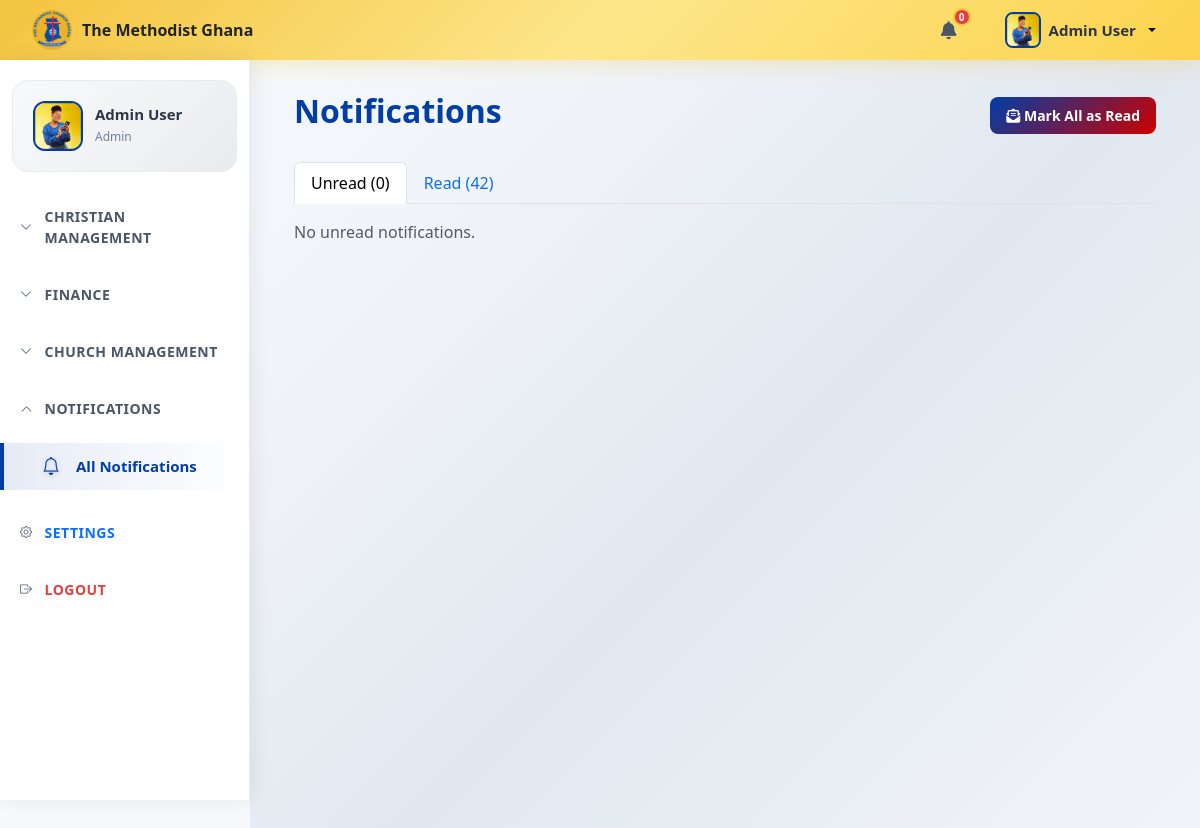
Before: /app/views/notification.php (signed in) with the older database file.
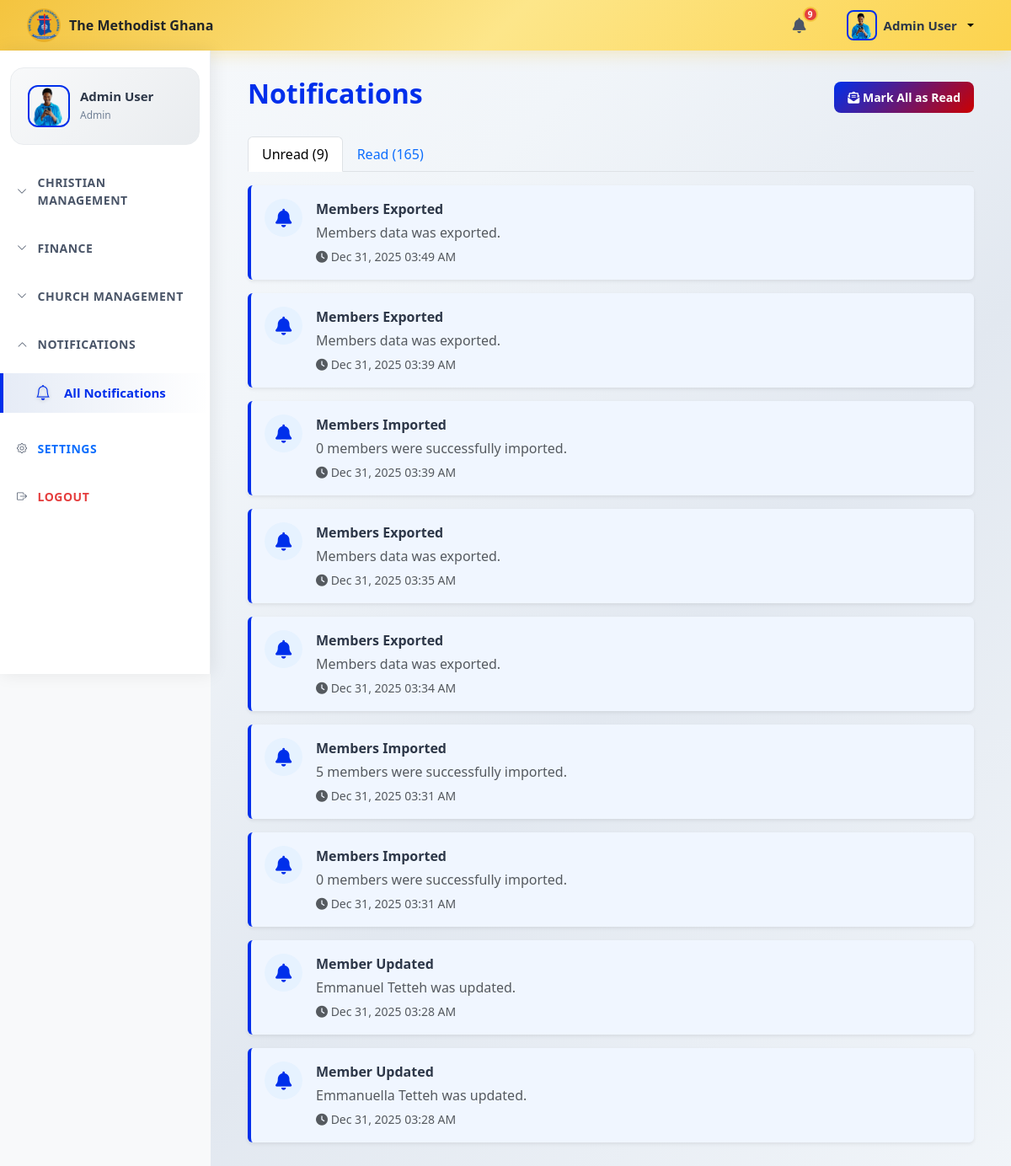
After: the same page with the newer database file.
### tables this page shows
CREATE TABLE `settings` (
  `id` int(11) NOT NULL,
  `setting_key` varchar(100) NOT NULL,
  `setting_value` longtext DEFAULT NULL,
  `description` text DEFAULT NULL,
  `created_at` timestamp NOT NULL DEFAULT current_timestamp(),
  `updated_at` timestamp NOT NULL DEFAULT current_timestamp() ON UPDATE current_timestamp()
);

CREATE TABLE `users` (
  `id` int(11) NOT NULL,
  `email` varchar(255) NOT NULL,
  `password` varchar(255) NOT NULL,
  `first_name` varchar(100) NOT NULL,
  `last_name` varchar(100) NOT NULL,
  `role_id` int(11) NOT NULL,
  `phone` varchar(20) DEFAULT NULL,
  `profile_photo` varchar(255) DEFAULT NULL,
  `is_active` tinyint(1) DEFAULT 1,
  `created_at` timestamp NOT NULL DEFAULT current_timestamp(),
  `updated_at` timestamp NOT NULL DEFAULT current_timestamp() ON UPDATE current_timestamp()
);

CREATE TABLE `notifications` (
  `id` int(11) NOT NULL,
  `user_id` int(11) NOT NULL,
  `title` varchar(255) NOT NULL,
  `message` text NOT NULL,
  `category` enum('general','finance','members','attendance','events','system') DEFAULT 'general',
  `link` varchar(255) DEFAULT NULL,
  `is_read` tinyint(1) DEFAULT 0,
  `created_at` timestamp NOT NULL DEFAULT current_timestamp(),
  `updated_at` timestamp NOT NULL DEFAULT current_timestamp() ON UPDATE current_timestamp(),
  `deleted_at` timestamp NULL DEFAULT NULL
);

### config/database.php (called while the page is built, shortened)
<?php
class Database {
    private $host = 'localhost';
    private $db_name = 'church_management_system';
    private $user = 'root';
    private $password = '';
    private $pdo;
    private static $instance = null;
    public static function getInstance() {
        if (self::$instance === null) {
            self::$instance = new self();
        }
        return self::$instance;
    }
    public function connect() {
        try {
            $dsn = 'mysql:host=' . $this->host . ';dbname=' . $this->db_name;
            $this->pdo = new PDO($dsn, $this->user, $this->password);
            $this->pdo->setAttribute(PDO::ATTR_ERRMODE, PDO::ERRMODE_EXCEPTION);
            $this->pdo->setAttribute(PDO::ATTR_DEFAULT_FETCH_MODE, PDO::FETCH_ASSOC);
        } catch (PDOException $e) {
            die('Connection Error: ' . $e->getMessage());
        }
    }
    public function query($sql, $params = []) {
        try {
            $stmt = $this->pdo->prepare($sql);
            $stmt->execute($params);
            return $stmt;
        } catch (PDOException $e) {
            die('Query Error: ' . $e->getMessage());
        }
    }
    public function fetch($sql, $params = []) {
        return $this->query($sql, $params)->fetch();
    }
    public function fetchAll($sql, $params = []) {
        return $this->query($sql, $params)->fetchAll();
    }
}
?>

### app/views/notification.php (the view, shortened to what this page needs)
<?php
$activePage = 'notifications';
require_once __DIR__ . '/../../config/database.php';
$db = Database::getInstance();
$user_id = $_SESSION['user_id'];
$unread = $db->fetchAll("SELECT * FROM notifications WHERE user_id = ? AND is_read = 0 ORDER BY created_at DESC", [$user_id]);
$read   = $db->fetchAll("SELECT * FROM notifications WHERE user_id = ? AND is_read = 1 ORDER BY created_at DESC", [$user_id]);
?>
<?php include 'header.php'; ?>
<div class="main-content">
    <?php include 'sidebar.php'; ?>
    <div class="container-fluid">
        <div class="d-flex justify-content-between align-items-center mb-4">
            <h2 class="fw-bold" style="color: var(--primary-color);">Notifications</h2>
            <button class="btn btn-primary btn-sm" id="markAllRead">
                <i class="fas fa-envelope-open-text"></i> Mark All as Read
            </button>
        </div>
        <ul class="nav nav-tabs mb-3">
            <li class="nav-item">
                <button class="nav-link active" data-bs-toggle="tab" data-bs-target="#unreadTab">
                    Unread (<?php echo count($unread); ?>)
                </button>
            </li>
            <li class="nav-item">
                <button class="nav-link" data-bs-toggle="tab" data-bs-target="#readTab">
                    Read (<?php echo count($read); ?>)
                </button>
            </li>
        </ul>
        <div class="tab-content">
            <div class="tab-pane fade show active" id="unreadTab">
                <?php if (empty($unread)): ?>
                    <p class="text-muted">No unread notifications.</p>
                <?php endif; ?>
                <?php foreach ($unread as $n): ?>
                    <div class="notification-card unread mb-3 p-3 rounded shadow-sm"
                         onclick="markRead(<?php echo $n['id']; ?>, this)">
                        <div class="d-flex">
                            <div class="notif-icon me-3">
                                <i class="fas fa-bell"></i>
                            </div>
                            <div>
                                <p class="fw-bold mb-1"><?php echo htmlspecialchars($n['title']); ?></p>
                                <p class="text-muted mb-1"><?php echo htmlspecialchars($n['message']); ?></p>
                                <small class="text-muted">
                                    <i class="fas fa-clock"></i>
                                    <?php echo date("M d, Y h:i A", strtotime($n['created_at'])); ?>
                                </small>
                            </div>
                        </div>
                    </div>
                <?php endforeach; ?>
            </div>
        </div>
    </div>
</div>

### app/views/header.php (shortened to what this page needs)
<?php
require_once __DIR__ . '/../../config/database.php';
$pdo = Database::getInstance()->getConnection();
$userId = $_SESSION['user_id'] ?? null;
$user = null;
if($userId) {
    $stmt = $pdo->prepare("SELECT first_name, last_name, profile_photo FROM users WHERE id = :id");
    $stmt->execute([':id' => $userId]);
    $user = $stmt->fetch(PDO::FETCH_ASSOC);
}
$db = Database::getInstance();
$settings = $db->fetchAll("SELECT * FROM settings");
$church_name = 'The Methodist Church Ghana';
foreach ($settings as $setting) {
    if ($setting['setting_key'] === 'church_name') $church_name = $setting['setting_value'];
}
?>
<!DOCTYPE html>
<html lang="en">
<head>
    <link href="https://cdn.jsdelivr.net/npm/bootstrap@5.3.2/dist/css/bootstrap.min.css" rel="stylesheet">
    <link rel="stylesheet" href="https://cdn.jsdelivr.net/npm/bootstrap-icons@1.11.0/font/bootstrap-icons.css">
    <link rel="stylesheet" href="https://cdnjs.cloudflare.com/ajax/libs/font-awesome/6.4.0/css/all.min.css">
    <link rel="stylesheet" href="<?php echo BASE_URL;?>/assets/css/style.css?v=<?php echo time(); ?>">
</head>
<body>
<?php
include __DIR__ . '/navbar.php';
?>

### app/views/navbar.php (shortened to what this page needs)
<?php
require_once __DIR__ . '/../../config/database.php';
$user_id = $_SESSION['user_id'];
$unread_count = $db->fetch("SELECT COUNT(*) FROM notifications WHERE user_id = ? AND is_read = 0", [$user_id]);
?>
    <nav class="top-navbar">
        <div class="top-nav-left">
            <div class="d-none d-md-flex align-items-center">
                <img src="<?php echo BASE_URL;?>/assets/images/methodist-logo.png" alt="Logo" style="height: 40px; margin-right: 10px;">
                <span class="fw-bold text-dark"><?php echo htmlspecialchars($church_name); ?></span>
            </div>
        </div>
        <div class="top-nav-right">
         <div class="dropdown">
            <button class="top-nav-icon-btn notification-btn" data-bs-toggle="dropdown">
                <i class="fas fa-bell"></i>
                <span class="notification-badge"><?= $unread_count['COUNT(*)'] ?? 0 ?></span>
            </button>
         </div>
            <div class="dropdown user-dropdown ms-2">
                <button class="user-profile-btn dropdown-toggle" data-bs-toggle="dropdown">
                    <img src="<?php echo BASE_URL; echo '/'; echo htmlspecialchars($user['profile_photo'] ?? '/assets/images/avatar-placeholder.png'); ?>" alt="User" class="user-thumbnail">
                    <span class="d-none d-md-inline user-name-top"><?php echo htmlspecialchars($user['first_name'] . ' ' . $user['last_name']); ?></span>
                </button>
            </div>
        </div>
    </nav>
</body>
</html>

### app/views/sidebar.php (shortened to what this page needs)
<?php
include_once __DIR__ . '/../../config/database.php';
$pdo = Database::getInstance()->getConnection();
$userId = $_SESSION['user_id'] ?? null;
$user = null;
if($userId) {
    $stmt = $pdo->prepare("SELECT first_name, last_name, profile_photo FROM users WHERE id = :id");
    $stmt->execute([':id' => $userId]);
    $user = $stmt->fetch(PDO::FETCH_ASSOC);
}
$activePage = isset($activePage) ? $activePage : 'dashboard';
function isActive($page, $current){
    return $page === $current ? 'active' : '';
}
function isCollapsed($group, $current){
    $groups = [
        'christianManagement' => ['dashboard', 'members'],
        'finance' => ['income', 'expenses', 'overview'],
        'churchManagement' => ['organizations', 'events', 'attendance', 'service'],
        'notifications' => ['notifications']
    ];
    if(isset($groups[$group]) && in_array($current, $groups[$group])){
        return 'show';
    }
    return '';
}
?>
<nav class="sidebar sidebar-menu-groups" id="sidebar">
    <div class="sidebar-user-card">
        <div class="user-avatar">
            <img src="<?php echo BASE_URL; echo '/'; echo htmlspecialchars($user['profile_photo'] ?? '/assets/images/avatar-placeholder.png'); ?>" alt="User">
        </div>
        <div class="user-info">
            <h6><?php echo htmlspecialchars($user['first_name'] . ' ' . $user['last_name']); ?></h6>
            <span class="user-role"><?php echo htmlspecialchars($_SESSION['user_role']); ?></span>
        </div>
    </div>
    <div class="sidebar-menu-groups">
        <div class="menu-group">
            <div class="menu-group-header"   data-bs-target="#christianManagement" aria-expanded="<?= isCollapsed('christianManagement', $activePage) ? 'true' : 'false' ?>">
                <i class="bi bi-chevron-down"></i>
                <span>Christian Management</span>
            </div>
        </div>
        <div class="menu-group">
            <div class="menu-group-header"  data-bs-target="#finance" aria-expanded="<?= isCollapsed('finance', $activePage) ? 'true' : 'false' ?>">
                <i class="bi bi-chevron-down"></i>
                <span>Finance</span>
            </div>
        </div>
        <div class="menu-group">
            <div class="menu-group-header"  data-bs-target="#churchManagement" aria-expanded="<?= isCollapsed('churchManagement', $activePage) ? 'true' : 'false' ?>">
                <i class="bi bi-chevron-down"></i>
                <span>Church Management</span>
            </div>
        </div>
        <div class="menu-group">
            <div class="menu-group-header"  data-bs-target="#notifications">
                <i class="bi bi-chevron-down"></i>
                <span>Notifications</span>
            </div>
            <ul class="sidebar-menu collapse <?= isCollapsed('notifications', $activePage) ?>" id="notifications">
                <li><a href="notification.php" class="<?= isActive('notifications', $activePage) ?>"><i class="bi bi-bell"></i> All Notifications</a></li>
            </ul>
        </div>
        <div class="menu-group">
            <div class="menu-group-header">
                <i class="bi bi-gear"></i>
                <span><a href="<?php echo BASE_URL; ?>/app/views/settings.php" class="menu-link <?= isActive('settings', $activePage) ?>">Settings</a></span>
            </div>
        </div>
        <div class="menu-group">
            <div class="menu-group-header">
                <i class="bi bi-box-arrow-right"></i>
                <span><a href="<?php echo BASE_URL; ?>/app/controllers/logout.php" class="menu-link logout-link"> Logout
        </a></span>
            </div>
        </div>
    </div>
</nav>

### app/views/notification.php (style rules this page uses)
.notification-card { cursor: pointer; border-left: 4px solid transparent; transition: 0.2s; background: #fff; }
.notification-card.unread { background: #f0f6ff; border-left-color: var(--primary-color); }
.notif-icon { width: 45px; height: 45px; border-radius: 50%; background: #e6f2ff; display: flex; align-items: center; justify-content: center; font-size: 22px; color: var(--primary-color); }

Changed rows visible on the page:
changed users "Admin User": profile_photo: a different picture
added notifications: title "Members Exported", message "Members data was exported.", created_at "Dec 31, 2025 03:49 AM"
added notifications: title "Members Exported", message "Members data was exported.", created_at "Dec 31, 2025 03:39 AM"
added notifications: title "Members Imported", message "0 members were successfully imported.", created_at "Dec 31, 2025 03:39 AM"
added notifications: title "Members Exported", message "Members data was exported.", created_at "Dec 31, 2025 03:35 AM"
added notifications: title "Members Exported", message "Members data was exported.", created_at "Dec 31, 2025 03:34 AM"
added notifications: title "Members Imported", message "5 members were successfully imported.", created_at "Dec 31, 2025 03:31 AM"
added notifications: title "Members Imported", message "0 members were successfully imported.", created_at "Dec 31, 2025 03:31 AM"
added notifications: title "Member Updated", message "Emmanuel Tetteh was updated.", created_at "Dec 31, 2025 03:28 AM"
added notifications: title "Member Updated", message "Emmanuella Tetteh was updated.", created_at "Dec 31, 2025 03:28 AM"
Other visible differences:
$unread_count['COUNT(*)']: "0" → "9"
count($unread): "0" → "9"
count($read): "42" → "165"
text no longer shown: "No unread notifications."
